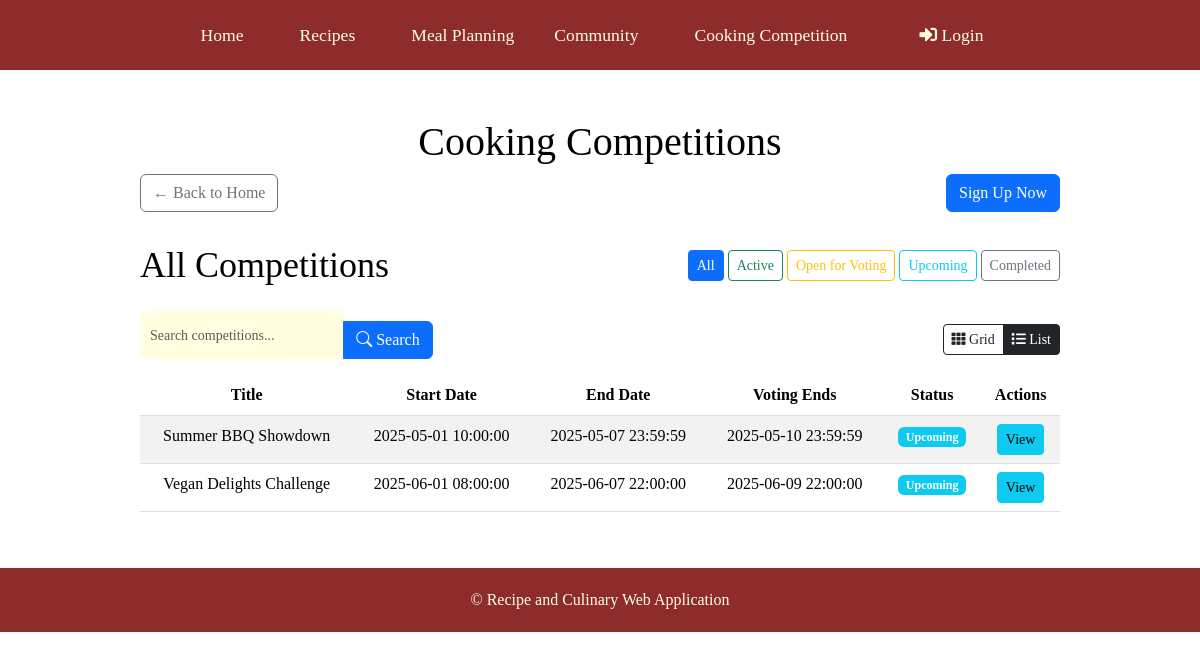
Before: /cooking_competition?page=competitions&view=list with the older database file.
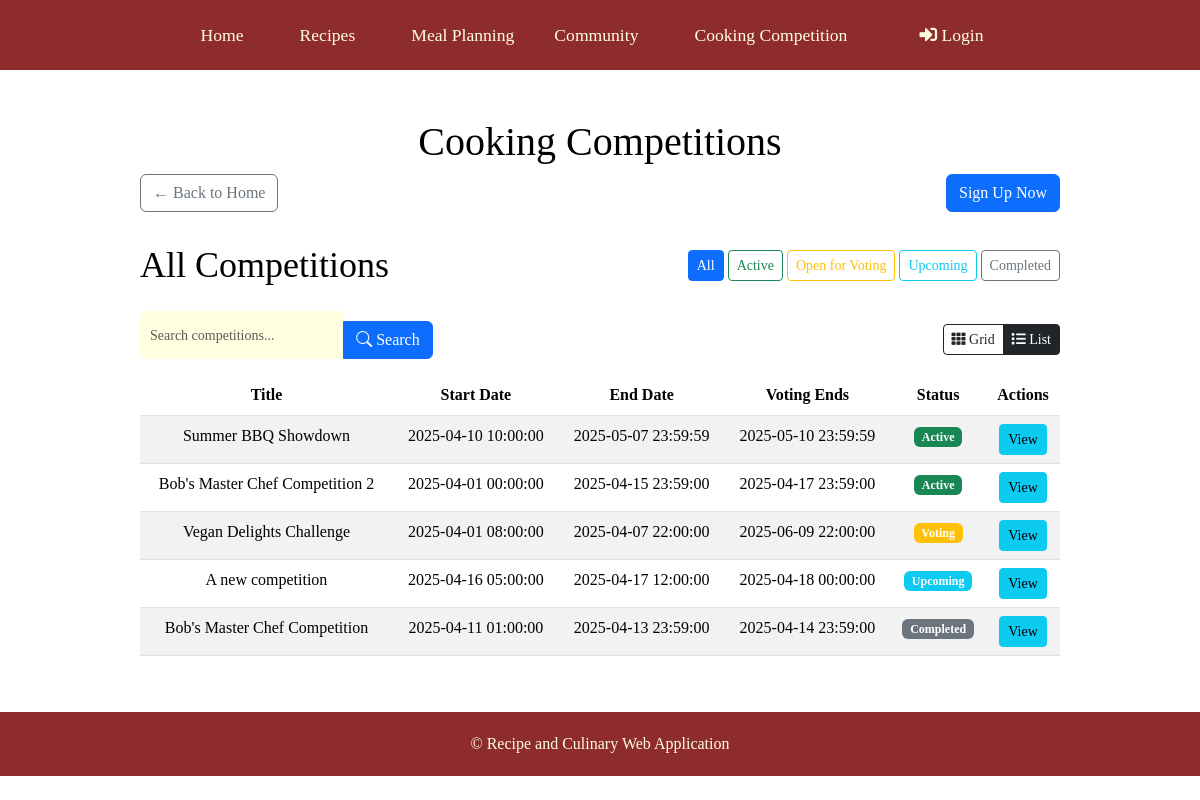
After: the same page with the newer database file.
### tables this page shows
CREATE TABLE `competitions` (
  `id` int(11) NOT NULL,
  `title` text NOT NULL,
  `description` text NOT NULL,
  `image` text DEFAULT NULL,
  `start_date` datetime NOT NULL,
  `end_date` datetime NOT NULL,
  `voting_end_date` datetime NOT NULL,
  `status` enum('upcoming','active','voting','completed') DEFAULT 'upcoming',
  `created_by` int(11) NOT NULL,
  `created_at` timestamp NOT NULL DEFAULT current_timestamp()
);

### cooking_competition/models/Competition.php (called while the page is built, shortened)
<?php
class Competition {
    private $conn;
    private $table = 'competitions';
    public function __construct($db) {
        $this->conn = $db;
    }
    public function get_all($limit = null) {
        $query = "SELECT c.*,
                  (SELECT COUNT(*) FROM competition_recipes WHERE competition_id = c.id) as recipe_count
                  FROM {$this->table} c
                  ORDER BY
                  CASE
                    WHEN c.status = 'active' THEN 1
                    WHEN c.status = 'voting' THEN 2
                    ELSE 3
                  END,
                  c.created_at ASC";
        if ($limit) {
            $query .= " LIMIT ?";
            $stmt = $this->conn->prepare($query);
            $stmt->bind_param('i', $limit);
        } else {
            $stmt = $this->conn->prepare($query);
        }
        $stmt->execute();
        $result = $stmt->get_result();
        $competitions = [];
        while ($row = $result->fetch_assoc()) {
            $competitions[] = $row;
        }
        return $competitions;
    }
}
?>

### cooking_competition/views/competitions/list.php (the view, shortened to what this page needs)
<div class="table-responsive">
    <table class="table table-striped">
        <thead>
            <tr>
                <th>Title</th>
                <th>Start Date</th>
                <th>End Date</th>
                <th>Voting Ends</th>
                <th>Status</th>
                <th>Actions</th>
            </tr>
        </thead>
        <tbody>
            <?php foreach ($competitions as $comp): ?>
                <tr>
                    <td><?= htmlspecialchars($comp['title']) ?></td>
                    <td><?= htmlspecialchars($comp['start_date']) ?></td>
                    <td><?= htmlspecialchars($comp['end_date']) ?></td>
                    <td><?= htmlspecialchars($comp['voting_end_date']) ?></td>
                    <td>
                        <?php
                        $now = new DateTime();
                        $start = new DateTime($comp['start_date']);
                        $end = new DateTime($comp['end_date']);
                        $voting_end = new DateTime($comp['voting_end_date']);
                        if ($now < $start) {
                            echo '<span class="badge bg-info">Upcoming</span>';
                        } elseif ($now >= $start && $now <= $end) {
                            echo '<span class="badge bg-success">Active</span>';
                        } elseif ($now > $end && $now <= $voting_end) {
                            echo '<span class="badge bg-warning">Voting</span>';
                        } else {
                            echo '<span class="badge bg-secondary">Completed</span>';
                        }
                        ?>
                    </td>
                    <td>
                        <a href="index.php?page=competitions&action=view&id=<?= $comp['id'] ?>" class="btn btn-sm btn-info">View</a>
                    </td>
                </tr>
            <?php endforeach; ?>
        </tbody>
    </table>
</div>

### cooking_competition/views/partials/header.php (shortened to what this page needs)
<!DOCTYPE html>
<html lang="en">
<head>
    <link rel="stylesheet" href="https://cdn.jsdelivr.net/npm/bootstrap-icons@1.11.3/font/bootstrap-icons.min.css">
    <link rel="stylesheet" href="https://cdn.jsdelivr.net/npm/bootstrap@5.3.5/dist/css/bootstrap.min.css">
    <link rel="stylesheet" href="https://cdnjs.cloudflare.com/ajax/libs/font-awesome/5.15.4/css/all.min.css">
    <link rel="stylesheet" href="../styles.css">
    <link rel="stylesheet" href="assets/css/styles.css">
</head>
<body>
    <?php include_once('../header.php'); ?>
    <main>
        <div class="container mt-2">

### header.php (shortened to what this page needs)
<header>
    <nav>
        <ul>
            <?php $base_path = '/recipe culinary'; ?>
            <li> <a href="<?= $base_path ?>">Home</a> </li>
            <div class="dropdown">
                <li> <a href="<?= $base_path ?>/recipes">Recipes</a> </li>
            </div>
            <li> <a href="<?= $base_path ?>/meal_planning.php">Meal Planning</a> </li>
            <li> <a href="<?= $base_path ?>/community/discussions/list.php">Community</a> </li>
            <div class="dropdown">
                <li> <a href="<?= $base_path ?>/cooking_competition">Cooking Competition</a> </li>
            </div>
            <div class="dropdown">
                <?php if (isset($_SESSION['user_id'])): ?>
                    <li> <a href="<?= $base_path ?>/users"><i class="fas fa-user"></i></a> </li>
                    <div class="dropdown-content">
                        <a href="<?= $base_path ?>/users">Profile</a>
                        <a href="<?= $base_path ?>/users/logout.php">Logout</a>
                    </div>
                <?php else: ?>
                    <li> <a href="<?= $base_path ?>/users"><i class="fas fa-sign-in-alt"></i> Login</a> </li>
                <?php endif; ?>
            </div>
        </ul>
    </nav>
</header>

### cooking_competition/index.php (shortened to what this page needs)
<?php
require_once '../database.php';
require_once 'models/Competition.php';
require_once 'models/Vote.php';
require_once 'controllers/CompetitionController.php';
$page = isset($_GET['page']) ? $_GET['page'] : 'home';
$action = isset($_GET['action']) ? $_GET['action'] : 'index';
$logged_in = isset($_SESSION['user_id']);
include 'views/partials/header.php';
if ($page == 'competitions') {
    $competition_controller = new CompetitionController($conn);
    $competition_controller->handle_request($action);
} else {
    include 'views/home.php';
}
include 'views/partials/footer.php';
?>

### cooking_competition/controllers/CompetitionController.php (shortened to what this page needs)
<?php
class CompetitionController {
    private $competition;
    public function __construct($conn) {
        $this->competition = new Competition($conn);
    }
    public function handle_request($action) {
        switch ($action) {
            default:
                $this->list_competitions();
                break;
        }
    }
    private function list_competitions() {
        $status = $_GET['status'] ?? 'all';
        $this->competition->update_status();
        if ($status) {
            if ($status === 'active') {
                $competitions = $this->competition->get_by_status('active');
            } elseif ($status === 'voting') {
                $competitions = $this->competition->get_by_status('voting');
            } elseif ($status === 'completed') {
                $competitions = $this->competition->get_by_status('completed');
            } elseif ($status === 'upcoming') {
                $competitions = $this->competition->get_by_status('upcoming');
            } else {
                $competitions = $this->competition->get_all();
            }
        } else {
            $competitions = $this->competition->get_all();
        }
        global $logged_in;
        include 'views/competitions/index.php';
    }
}
?>

### cooking_competition/views/competitions/index.php (shortened to what this page needs)
<div class="container">
    <h1>Cooking Competitions</h1>
    <div class="row mb-3 action-buttons d-flex align-items-center">
        <div class="col-auto me-auto">
            <a href="index.php" class="btn btn-outline-secondary">← Back to Home</a>
        </div>
        <div class="col-auto">
            <?php if (!$logged_in): ?>
                <a href="../users/login.php" class="btn btn-primary">Sign Up Now</a>
            <?php else: ?>
                <a href="index.php?page=competitions&action=create" class="btn btn-success">+ Create Competition</a>
            <?php endif; ?>
        </div>
    </div>
    <?php
    $status = $_GET['status'] ?? 'all';
    $currentView = 'grid';
    if (isset($_GET['view'])) {
        $currentView = $_GET['view'];
    } elseif (isset($_COOKIE['competition_view'])) {
        $currentView = $_COOKIE['competition_view'];
    } else {
        $_COOKIE['competition_view'] = $currentView;
    }
    $currentPage = 'competitions';
    ?>
    <?php include_once 'filter_buttons.php'; ?>
    <div class="row">
        <div class="col-md-8">
            <form action="index.php" method="GET" class="mb-3">
                <div class="input-group">
                    <input type="text" name="search" class="form-control" placeholder="Search competitions..." value="<?= isset($_GET['search']) ? htmlspecialchars($_GET['search']) : '' ?>">
                    <button class="btn btn-primary" type="submit">
                        <i class="bi bi-search"></i> Search
                    </button>
                </div>
            </form>
        </div>
        <div class="col-md-4 d-flex justify-content-end align-items-center">
            <?php include_once 'switch_view.php'; ?>
        </div>
    </div>
    <?php if (empty($competitions)): ?>
        <div class="alert alert-primary" role="alert">
            No competitions available at this time.
        </div>
    <?php else:
        if ($currentView == 'grid') {
            include_once 'grid.php';
        } else {
            include_once 'list.php';
        }
    endif; ?>
</div>

### cooking_competition/views/competitions/filter_buttons.php
<div class="quick-nav mb-2">
    <div class="d-flex justify-content-between align-items-center">
        <h2 id="competition-status-label" class="my-3"><?=ucwords($status) ?> Competitions</h2>
        <div class="competition-filters">
            <a href="?page=<?= $currentPage ?>&status=all#competition-status-label" class="btn <?= $status == 'all' ? 'btn-primary' : 'btn-outline-primary' ?> btn-sm">All</a>
            <a href="?page=<?= $currentPage ?>&status=active#competition-status-label" class="btn <?= $status == 'active' ? 'btn-success' : 'btn-outline-success' ?> btn-sm">Active</a>
            <a href="?page=<?= $currentPage ?>&status=voting#competition-status-label" class="btn <?= $status == 'voting' ? 'btn-warning' : 'btn-outline-warning' ?> btn-sm">Open for Voting</a>
            <a href="?page=<?= $currentPage ?>&status=upcoming#competition-status-label" class="btn <?= $status == 'upcoming' ? 'btn-info' : 'btn-outline-info' ?> btn-sm">Upcoming</a>
            <a href="?page=<?= $currentPage ?>&status=completed#competition-status-label" class="btn <?= $status == 'completed' ? 'btn-secondary' : 'btn-outline-secondary' ?> btn-sm">Completed</a>
        </div>
    </div>
</div>

### cooking_competition/views/competitions/switch_view.php
<div class="view-toggle text-end mb-2">
    <div class="btn-group" role="group">
        <a href="?page=<?=$currentPage ?>&view=grid" class="btn btn-sm <?= $currentView == 'grid' ? 'btn-dark' : 'btn-outline-dark' ?>">
            <i class="fas fa-th"></i> Grid
        </a>
        <a href="?page=<?=$currentPage ?>&view=list" class="btn btn-sm <?= $currentView == 'list' ? 'btn-dark' : 'btn-outline-dark' ?>">
            <i class="fas fa-list"></i> List
        </a>
    </div>
</div>

### cooking_competition/views/partials/footer.php (shortened to what this page needs)
</div>
    </main>
    <?php include_once '../footer.php'; ?>
</body>
</html>

### footer.php (shortened to what this page needs)
<footer>
    <p>&copy; Recipe and Culinary Web Application</p>
</footer>

### styles.css (style rules this page uses)
html, body { height: 100%; margin: 0; padding: 0; font-family: 'Times New Roman', Times, serif; background-position: center; background-repeat: no-repeat; }
.container { width: 100%; margin: 0 auto; padding: 20px; text-align: center; max-width: 1000px; color:black; }
h2 { text-align: center; font-size: 36px; margin-bottom: 30px; }
form { display: grid; grid-template-columns: 1fr 1fr; grid-gap: 20px; }
input[type="text"], textarea, select, input[type="file"] { width: 100%; padding: 10px; border: none; border-radius: 8px; background-color: lightyellow; color: #4B1E0C; font-size: 14px; }
button { background-color: #8E2C2B; color: lightyellow; border: none; padding: 15px; font-size: 16px; border-radius: 10px; cursor: pointer; grid-column: 1 / span 2; margin-top: 10px; font-family: 'Times New Roman', Times, serif; }
nav ul { list-style: none; padding: 0; margin: 0; display: flex; justify-content: center; align-items: center; height: 70px; background-color: #8E2C2B; position: relative; }
nav ul li { position: relative; margin: 0 20px; }
nav ul li a { color: lightyellow; text-decoration: none; font-size: 1.1em; font-family: 'Didot', serif; text-align: center; display: block; }
.dropdown { float: left; overflow: hidden; }
.dropdown { font-size: 16px; border: none; outline: none; color: lightyellow; padding: 14px 16px; background-color: inherit; font-family: inherit; margin: 0; }
.container { max-width: 1000px; margin: 0 auto; padding: 20px; text-align: center; }
footer { background-color: #8E2C2B; text-align: center; padding: 20px; color: lightyellow; width: 100%; bottom: 0; }
footer p { margin: 0; }

Changed rows visible on the page:
changed competitions "Summer BBQ Showdown": start_date "2025-05-01 10:00:00" → "2025-04-10 10:00:00"; start_date "Upcoming" → "Active"
added competitions: title "Bob's Master Chef Competition 2", start_date "2025-04-01 00:00:00", end_date "2025-04-15 23:59:00", voting_end_date "2025-04-17 23:59:00", shows "Active"
changed competitions "Vegan Delights Challenge": start_date "2025-06-01 08:00:00" → "2025-04-01 08:00:00"; end_date "2025-06-07 22:00:00" → "2025-04-07 22:00:00"; start_date "Upcoming" → "Voting"
added competitions: title "A new competition", start_date "2025-04-16 05:00:00", end_date "2025-04-17 12:00:00", voting_end_date "2025-04-18 00:00:00", shows "Upcoming"
added competitions: title "Bob's Master Chef Competition", start_date "2025-04-11 01:00:00", end_date "2025-04-13 23:59:00", voting_end_date "2025-04-14 23:59:00", shows "Completed"
